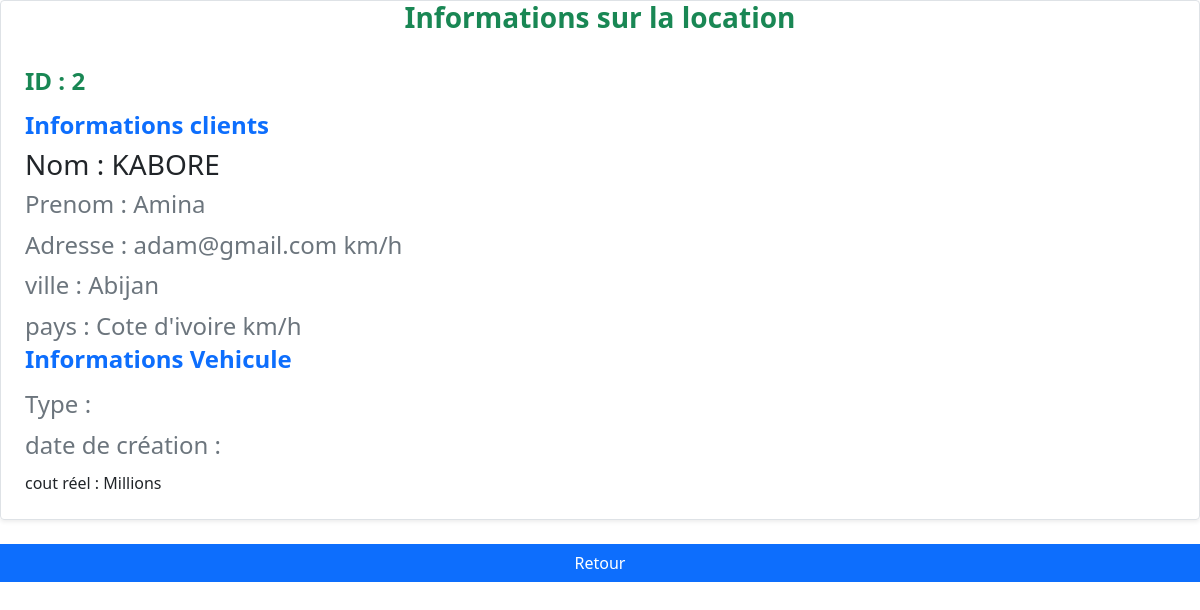
Screenshot of /location2/ with the database file from the repository.
### Hotel/models.py (models this page shows)
class location(models.Model):
    date_location = models.DateTimeField(auto_now_add=0)
    date_retour = models.DateTimeField()
    cout = models.IntegerField()
    statu = models.BooleanField(default=0)
    client_id = models.ForeignKey(client, default=0, on_delete=models.CASCADE)
    chambre_id = models.ForeignKey(chambre, default=0, on_delete=models.CASCADE)

class client(models.Model):
    nom = models.CharField(max_length=40)
    prenom = models.CharField(max_length=50)
    adresse = models.CharField(max_length=20)
    email = models.CharField(max_length=20)
    ville =models.CharField(max_length=20)
    pays = models.CharField(max_length=20)

### Hotel/views.py (the view)
# urls.py: path('location<int:id>/',afficher , name='afficher' ),
def afficher(request, id):
    if request.method == 'POST':
        pi = location.objects.get(pk=id)
    else:
        pi = location.objects.get(pk=id)
    return render(request, 'visiteur/afficher.html', {'info':pi})

### Hotel/templates/visiteur/afficher.html (shortened to what this page needs)
{%load static %}
<html>
<head>
    <link href="{% static 'css/bootstrap.min.css' %}" rel="stylesheet">
</head>
<body>
<div class="row mb-2">
    {% if info %}
            <div class="col-md-12">
                <div class="row g-0 border rounded overflow-hidden flex-md-row mb-4 shadow-sm h-md-250 position-relative">
                    <h3 class="mb-0 text-center">  <strong class="d-inline-block mb-2 text-success">Informations sur la location </strong> </h3>
                  <div class="col p-4 d-flex flex-column position-static">
                    <h4> <strong class="d-inline-block mb-2 text-success">ID : {{info.id}}</strong> <h4>
                    <strong class="d-inline-block mb-2 text-primary">Informations clients</strong>
                   <b> <h3 class="mb-0">Nom : {{info.client_id.nom}}</h3></b>
                    <h4><div class="mb-1 text-muted">Prenom : {{info.client_id.prenom}}</div></h4>
                      <h4><div class="mb-1 text-muted">Adresse : {{info.client_id.email}} km/h</div></h4>
                        <h4><div class="mb-1 text-muted">ville : {{info.client_id.ville}} </div></h4>
                          <h4><div class="mb-1 text-muted">pays : {{info.client_id.pays}} km/h</div>
                            <strong class="d-inline-block mb-2 text-primary">Informations Vehicule</strong>
                    <h4><div class="mb-1 text-muted">Type : {{info.vehicule_id.type_vehicule_id.nom}}</div></h2>
                        <h4><div class="mb-1 text-muted">date de création : {{info.vehicule_id.date_creation}}</div></h2>
                    <p class="mb-auto">cout réel : {{info.vehicule_id.cout}} Millions</p>
                  </div>
                </div>
            </div>
          {% else  %}
            <h4> La liste des animaux est vide</h4>
          {% endif %}
          <a href='{% url 'personel' %}'class='btn btn-primary'>Retour</a>
        </div>
</body>
</html>

### rows the page displays
location: id "2", client_id.nom "KABORE", client_id.prenom "Amina", client_id.email "adam@gmail.com", client_id.ville "Abijan", client_id.pays "Cote d'ivoire"
